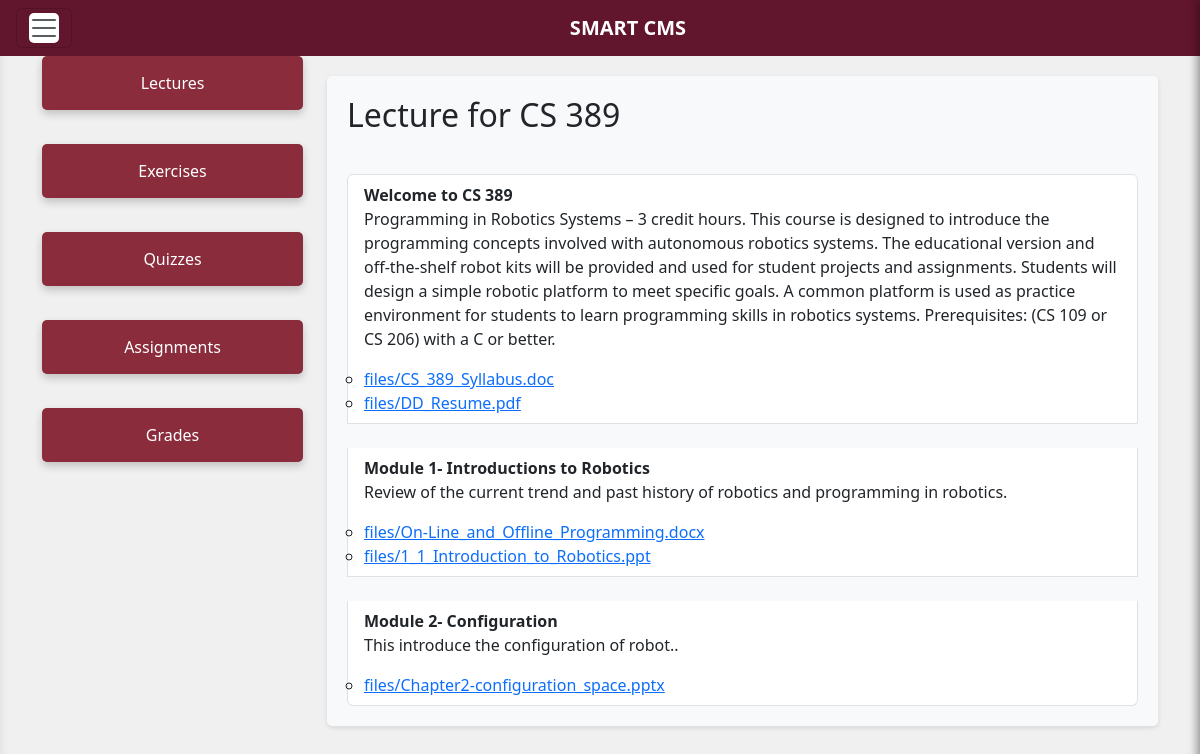
Page /student/courses/1/ (signed in) on the earlier database version.
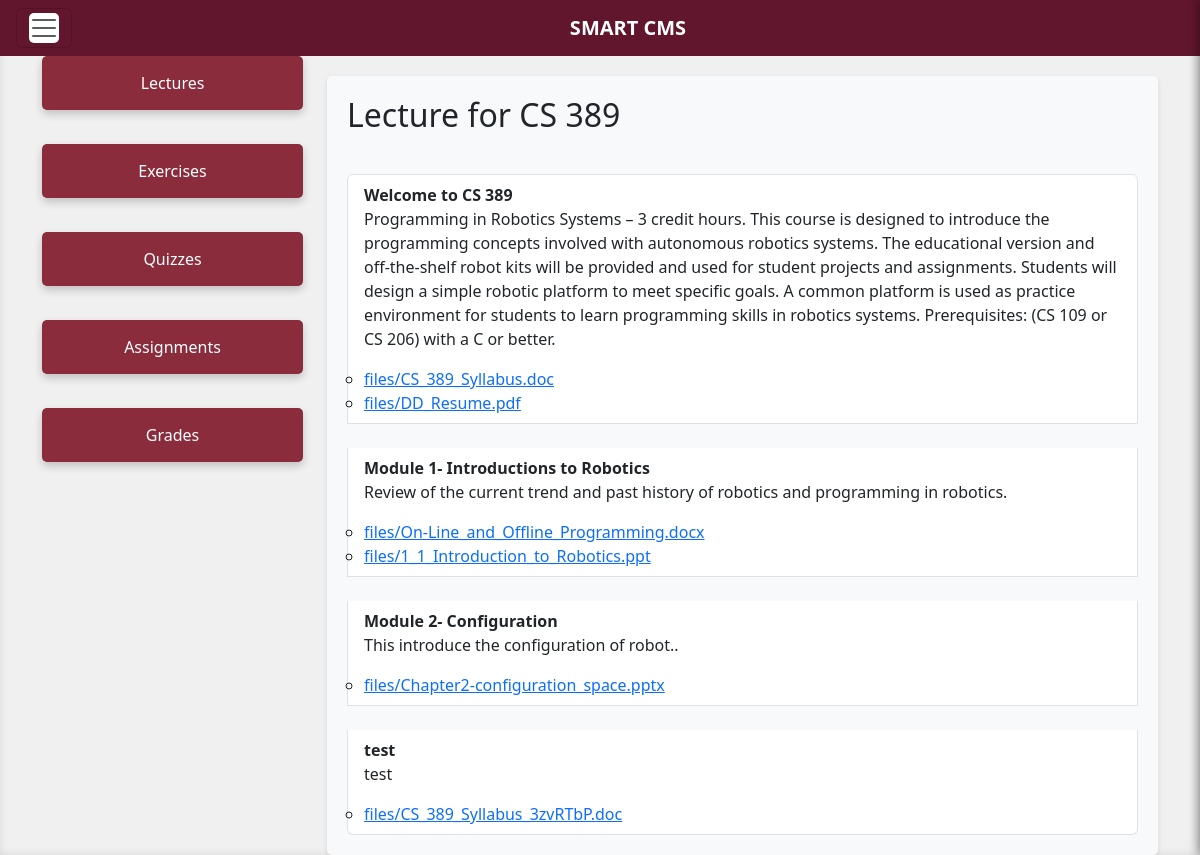
Same page on the later database version.
### instructor/models.py (models this page shows, shortened)
class BaseContent(models.Model):
    user = models.ForeignKey(settings.AUTH_USER_MODEL, on_delete=models.CASCADE)
    class_shell = models.ForeignKey(ClassShell, on_delete=models.CASCADE)
    text = models.TextField()
    title = models.CharField(max_length=200)
    class Meta:
        abstract = True

class Course(BaseContent):
    user = models.ForeignKey(settings.AUTH_USER_MODEL, on_delete=models.CASCADE, related_name='courses')

class BaseFile(models.Model):
    user = models.ForeignKey(settings.AUTH_USER_MODEL, on_delete=models.CASCADE)
    class_shell = models.ForeignKey(ClassShell, on_delete=models.CASCADE)
    file = models.FileField(upload_to='files/')
    class Meta:
        abstract = True

class CourseFile(BaseFile):
    course = models.ForeignKey(Course, on_delete=models.CASCADE, related_name='course_files')

### student/views.py (the view, shortened to what this page needs)
# urls.py: path('courses/<int:class_shell_id>/', go_to_course_student.as_view(), name='go_to_course'),
class go_to_course_student(View):
    def get(self, request, class_shell_id):
        class_shell = get_object_or_404(ClassShell, id=class_shell_id)
        if request.user not in class_shell.students_with_access.all():
            return redirect('no_access')
        lectures = Course.objects.filter(class_shell=class_shell)
        files = CourseFile.objects.filter(class_shell=class_shell)
        quizzes = Quiz.objects.filter(class_shell=class_shell)
        exercises = Exercise.objects.filter(class_shell=class_shell)
        assignments = Assignment.objects.filter(class_shell=class_shell)
        now = timezone.now()
        submitted_assignments = AssignmentSubmission.objects.filter(student=request.user).values_list('assignment', 'submission_text', 'submission_file', 'grade')
        submitted_assignments_info = [
            {'assignment_id': submission[0], 'submission_text': submission[1], 'submission_file': submission[2], 'grade': submission[3], 'total_marks': Assignment.objects.get(id=submission[0]).total_marks }
            for submission in submitted_assignments
        ]
        submitted_assignment_ids = set(
            AssignmentSubmission.objects.filter(student=request.user)
            .values_list('assignment', flat=True)
        )
        submitted_quizzes = QuizAttempt.objects.filter(student=request.user, quiz__class_shell=class_shell)
        submitted_quizzes_info = [
            {'quiz_id': quiz_attempt.quiz.id, 'score': quiz_attempt.score, 'total_marks': quiz_attempt.total_marks}
            for quiz_attempt in submitted_quizzes
        ]
        print(submitted_quizzes_info)
        submitted_quiz_ids = set(
            submitted_quizzes.values_list('quiz', flat=True)
        )
        submitted_exercises = ExerciseAttempt.objects.filter(student=request.user, exercise__class_shell=class_shell)
        submitted_exercises_info = [
            {'exercise_id': exercise_attempt.exercise.id, 'score': exercise_attempt.score, 'total_marks': exercise_attempt.total_marks}
            for exercise_attempt in submitted_exercises
        ]
        submitted_exercise_ids = set(
            submitted_exercises.values_list('exercise', flat=True)
        )
        return render(request, 'go_to_course_student.html', {
            'class_shell': class_shell,
            'lectures': lectures,
            'quizzes': quizzes,
            'assignments': assignments,
            'exercises': exercises,
            'files': files,
            'submitted_assignments_info': submitted_assignments_info,
            'submitted_assignment_ids': submitted_assignment_ids,
            'submitted_quizzes_info': submitted_quizzes_info,
            'submitted_quiz_ids': submitted_quiz_ids,
            'submitted_exercises_info': submitted_exercises_info,
            'submitted_exercise_ids': submitted_exercise_ids,
            'now':now,
        })

### student/templates/go_to_course_student.html (shortened to what this page needs)
{% extends "home.html" %}
{% block content %}
    <div class="row">
        <div class="col-md-3">
            <div class="d-grid gap-4">
                <button class="custom-button" onclick="loadContent('lecture')">Lectures</button>
                <button class="custom-button" onclick="loadContent('exercise')">Exercises</button>
                <button class="custom-button" onclick="loadContent('quiz')">Quizzes</button>
                <button class="custom-button" onclick="loadContent('assignment')">Assignments</button>
                <button class="custom-button" onclick="loadContent('grade')">Grades</button>
            </div>
        </div>
        <div class="col-md-9" style="padding-top: 20px;">
            <div id="lecture-content" class="content-section" style="display: none;">
                {% include 'view_lecture.html' %}
            </div>
        </div>
    </div>
{% endblock %}

### student/templates/view_lecture.html
<h2>Lecture for {{ class_shell.course_name }}</h2>
<ul class="list-group mt-3">
    {% for lecture in lectures %}
        <li class="list-group-item mt-4">
            <strong>{{ lecture.title }}</strong>
            <p>{{ lecture.text }}</p>
            <ul class="list-group mt-3">
                {% for file in files %}
                    {% if file.course.id == lecture.id %}
                        <li><a href="{{ file.file.url }}" target="_blank">{{ file.file.name }}</a></li>
                    {% endif %}
                {% endfor %}
            </ul>
        </li>
    {% empty %}
        <li class="list-group-item">No lecture content available.</li>
    {% endfor %}
</ul>

Differences in the rows shown:
added Course: title "test", text "test"
added CourseFile: file.name "files/CS_389_Syllabus_3zvRTbP.doc", shown under "test"
